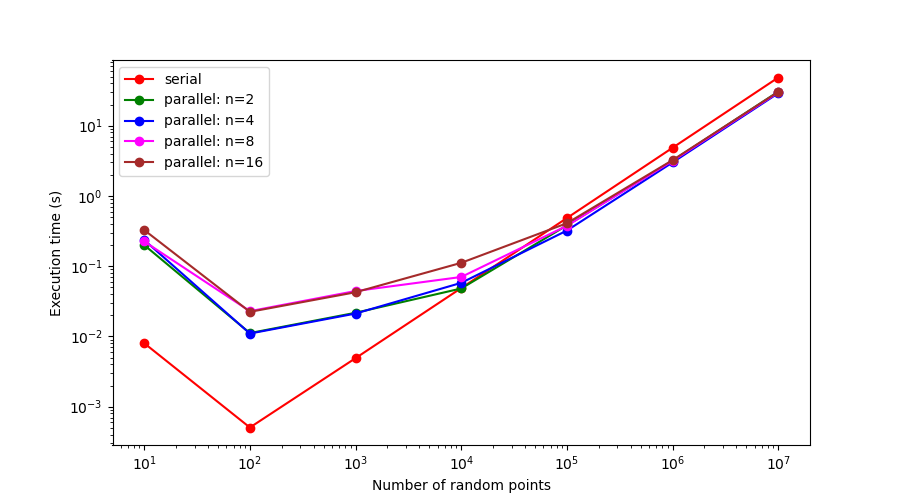

The Python source for this figure:
"""
Script to compute execution times.
"""
# Import libraries
import time
import csv
import numpy as np
import matplotlib.pyplot as plt
from joblib import Parallel, delayed
import random_square

# Serial function
def serial(n):
    """
    Function for serial execution.
    """
    # Time stamp
    start = time.time()
    results = []

    # Loop
    for i in range(n):
        results.append(random_square.random_square(i))

    # Time stamp
    end = time.time()
    exec_time = end - start

    return exec_time

# Parallel function
def parallel(n, n_cpu):
    """
    Function for parallel execution.
    Inputs: n -> # instances
    Outputs: n_cpu -> # of cores
    """
    # Time stamp
    start = time.time()

    # Call joblib
    Parallel(n_jobs = n_cpu)(delayed(random_square.random_square)(i) for i in range(n))

    # Time stamp
    end = time.time()
    exec_time = end - start

    return exec_time

# Generate numbers in log-space:
n_run = np.logspace(1, 7, num = 7)

# Call functions for each n_run[i]

t_serial = np.array([serial(int(n)) for n in n_run])

t_parallel_n02 = np.array([parallel(int(n), 2) for n in n_run])
t_parallel_n04 = np.array([parallel(int(n), 4) for n in n_run])
t_parallel_n08 = np.array([parallel(int(n), 8) for n in n_run])
t_parallel_n16 = np.array([parallel(int(n), 16) for n in n_run])

# Plotting
plt.figure(figsize = (9, 5))

plt.plot(n_run, t_serial, '-o', color = "red", label = 'serial')
plt.plot(n_run, t_parallel_n02, '-o', color = "green", label = 'parallel: n=2')
plt.plot(n_run, t_parallel_n04, '-o', color = "blue", label = 'parallel: n=4')
plt.plot(n_run, t_parallel_n08, '-o', color = "magenta", label = 'parallel: n=8')
plt.plot(n_run, t_parallel_n16, '-o', color = "brown", label = 'parallel: n=16')

plt.loglog()
plt.legend()

plt.ylabel('Execution time (s)')
plt.xlabel('Number of random points')

plt.savefig("test_jl.png")
plt.close()

# Saving execution data in a CSV file
with open("test_jl.csv", "w", newline="") as csvfile:
    writer = csv.writer(csvfile)
    # Header row
    writer.writerow(["n_run", "serial", "parallel_2", "parallel_4", "parallel_8", "parallel_16"])
    # Data row
    for j in range(len(n_run)):
        writer.writerow([n_run[j], t_serial[j], t_parallel_n02[j], t_parallel_n04[j],\
                       t_parallel_n08[j], t_parallel_n16[j]])
